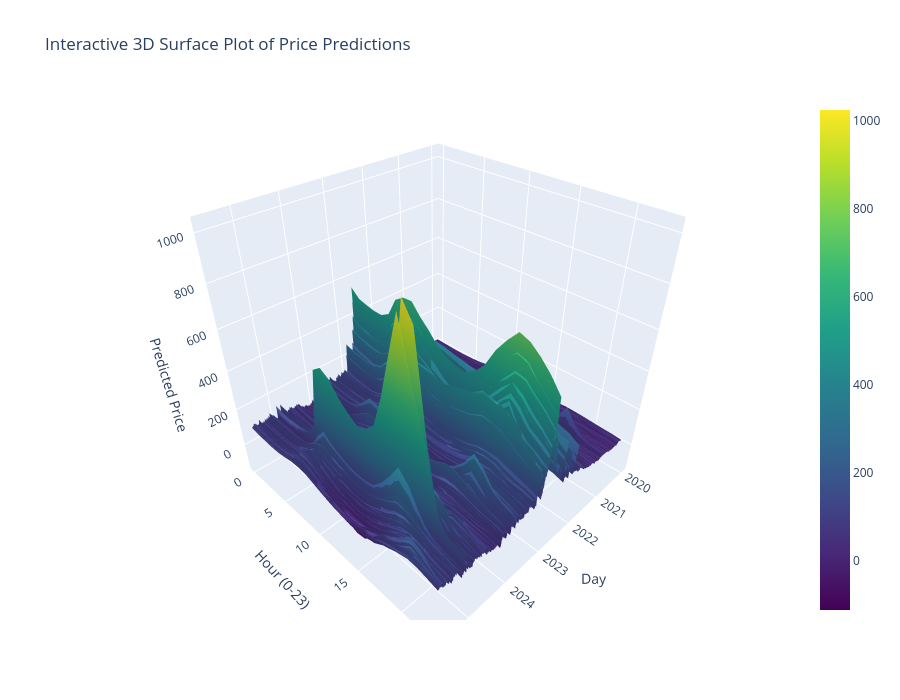

The code cell stored with this chart in its notebook:
### Code cell
# Create interactive 3D surface plot
import plotly.graph_objects as go
import plotly.express as px

# Prepare data for surface plot
#days = np.arange(len(df_results))
days = df_results.index
hours = np.arange(24)
Z = df_results.T.values

# Create interactive 3D surface plot
fig = go.Figure(data=[go.Surface(
    z=Z,
    x=days,
    y=hours,
    colorscale='viridis',
    name='ICA Predictions'
)])

# Update layout
fig.update_layout(
    title='Interactive 3D Surface Plot of Price Predictions',
    scene=dict(
        xaxis_title='Day',
        yaxis_title='Hour (0-23)',
        zaxis_title='Predicted Price',
        camera=dict(
            eye=dict(x=1.2, y=1.2, z=1.2)
        )
    ),
    width=900,
    height=700
)

fig.show()

# Create additional interactive comparison plot
fig_comp = make_subplots(
    rows=1, cols=2,
    subplot_titles=('ICA Predictions', 'PCA Predictions'),
    specs=[[{'type': 'surface'}, {'type': 'surface'}]]
)

# Add ICA surface
fig_comp.add_trace(
    go.Surface(z=df_results.T.values, x=days, y=hours, colorscale='viridis', name='ICA'),
    row=1, col=1
)

# Add PCA surface
fig_comp.add_trace(
    go.Surface(z=df_pca_results.T.values, x=days, y=hours, colorscale='plasma', name='PCA'),
    row=1, col=2
)

fig_comp.update_layout(
    title='Interactive Comparison: ICA vs PCA Predictions',
    scene=dict(xaxis_title='Day', yaxis_title='Hour', zaxis_title='Price'),
    scene2=dict(xaxis_title='Day', yaxis_title='Hour', zaxis_title='Price'),
    height=700
)

fig_comp.show()

### Figure 1 — Plotly figure (JSON) as saved in the notebook; plotly's stock layout.template omitted (floating-point values rounded to 4 significant figures; data arrays with more than 128 entries replaced by an {"elided": "..."} marker saying what was removed)
{"data": [{"colorscale": [[0, "#440154"], [0.1111, "#482878"], [0.2222, "#3e4989"], [0.3333, "#31688e"], [0.4444, "#26828e"], [0.5556, "#1f9e89"], [0.6667, "#35b779"], [0.7778, "#6ece58"], [0.8889, "#b5de2b"], [1, "#fde725"]], "name": "ICA Predictions", "type": "surface", "x": {"elided": "2048 str values"}, "y": [0, 1, 2, 3, 4, 5, 6, 7, 8, 9, 10, 11, 12, 13, 14, 15, 16, 17, 18, 19, 20, 21, 22, 23], "z": {"elided": "24x2048 float values"}}], "layout": {"height": 700, "scene": {"camera": {"eye": {"x": 1.2, "y": 1.2, "z": 1.2}}, "xaxis": {"title": {"text": "Day"}}, "yaxis": {"title": {"text": "Hour (0-23)"}}, "zaxis": {"title": {"text": "Predicted Price"}}}, "title": {"text": "Interactive 3D Surface Plot of Price Predictions"}, "width": 900}}
